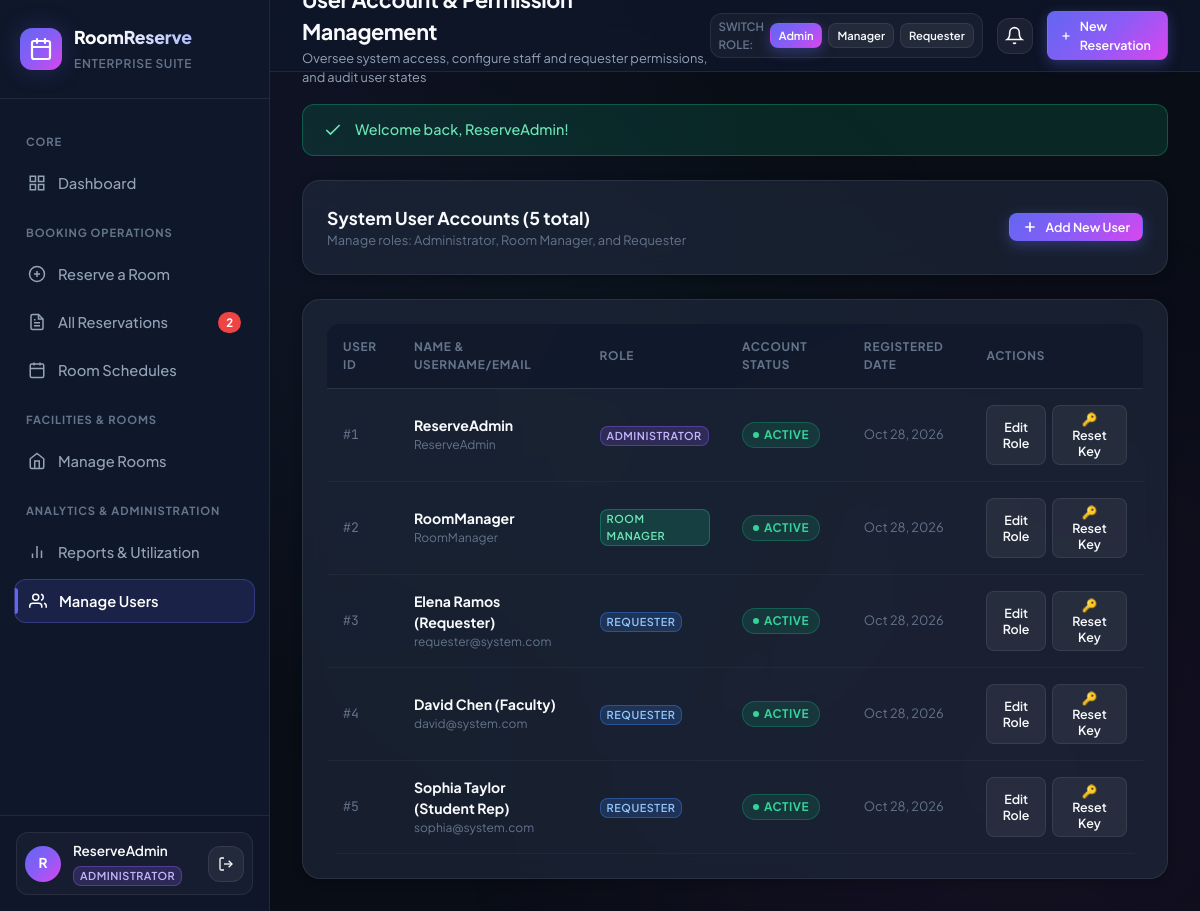
/users.php (signed in), run on the app's committed database.
### tables this page shows
CREATE TABLE `users` (
  `user_id` INT AUTO_INCREMENT PRIMARY KEY,
  `full_name` VARCHAR(100) NOT NULL,
  `email` VARCHAR(150) NOT NULL UNIQUE,
  `password_hash` VARCHAR(255) NOT NULL,
  `role` ENUM('Administrator', 'Room Manager', 'Requester') NOT NULL DEFAULT 'Requester',
  `account_status` ENUM('Active', 'Inactive') NOT NULL DEFAULT 'Active',
  `created_at` TIMESTAMP DEFAULT CURRENT_TIMESTAMP
);

### includes/auth.php (called while the page is built, shortened)
<?php
require_once __DIR__ . '/../config/db.php';
function isLoggedIn() {
    return isset($_SESSION['user_id']) && !empty($_SESSION['user_id']);
}
function currentUser() {
    return [
        'user_id' => $_SESSION['user_id'],
        'full_name' => $_SESSION['full_name'],
        'email' => $_SESSION['email'],
        'role' => $_SESSION['role'],
        'account_status' => $_SESSION['account_status'] ?? 'Active'
    ];
}

### config/db.php (called while the page is built, shortened)
<?php
function formatDate($dateStr) {
    return date('M d, Y', strtotime($dateStr));
}

### users.php (the view, shortened to what this page needs)
<?php
require_once __DIR__ . '/config/db.php';
require_once __DIR__ . '/includes/auth.php';
$pdo = getDB();
$users = $pdo->query("SELECT * FROM users ORDER BY created_at DESC")->fetchAll();
include __DIR__ . '/includes/header.php';
?>
<div class="card" style="margin-bottom: 24px;">
    <div style="display:flex; justify-content:space-between; align-items:center; flex-wrap:wrap; gap:16px;">
        <div>
            <div style="font-size:1.1rem; font-weight:700;">System User Accounts (<?= count($users) ?> total)</div>
            <div style="font-size:0.8rem; color:var(--text-muted);">Manage roles: Administrator, Room Manager, and Requester</div>
        </div>
        <button class="btn btn-primary btn-sm" onclick="openAddUserModal()">
            <svg width="16" height="16" viewBox="0 0 24 24" fill="none" stroke="currentColor" stroke-width="2.5"><line x1="12" y1="5" x2="12" y2="19"></line><line x1="5" y1="12" x2="19" y2="12"></line></svg>
            Add New User
        </button>
    </div>
</div>
<div class="card">
    <div class="table-responsive">
        <table class="data-table">
            <thead>
                <tr>
                    <th>User ID</th>
                    <th>Name & Username/Email</th>
                    <th>Role</th>
                    <th>Account Status</th>
                    <th>Registered Date</th>
                    <th>Actions</th>
                </tr>
            </thead>
            <tbody>
                <?php foreach ($users as $u): ?>
                    <tr>
                        <td style="font-family:var(--font-mono); font-size:0.82rem; color:var(--text-muted);">#<?= $u['user_id'] ?></td>
                        <td>
                            <div style="font-weight:700; color:var(--text-primary);"><?= htmlspecialchars($u['full_name']) ?></div>
                            <div style="font-size:0.75rem; color:var(--text-muted);"><?= htmlspecialchars($u['email']) ?></div>
                        </td>
                        <td>
                            <span class="user-role-badge role-<?= str_replace(' ', '', $u['role']) ?>">
                                <?= $u['role'] ?>
                            </span>
                        </td>
                        <td>
                            <span class="badge <?= $u['account_status'] === 'Active' ? 'badge-success' : 'badge-danger' ?>">
                                <span class="badge-dot"></span> <?= $u['account_status'] ?>
                            </span>
                        </td>
                        <td style="font-size:0.8rem; color:var(--text-muted);"><?= formatDate($u['created_at']) ?></td>
                        <td>
                            <div style="display:flex; gap:6px;">
                                <button class="btn btn-secondary btn-sm" onclick='openEditUserModal(<?= json_encode($u) ?>)'>
                                    Edit Role
                                </button>
                                <button class="btn btn-secondary btn-sm" onclick="openResetPasswordModal(<?= $u['user_id'] ?>, '<?= htmlspecialchars(addslashes($u['full_name'])) ?>')">
                                    🔑 Reset Key
                                </button>
                            </div>
                        </td>
                    </tr>
                <?php endforeach; ?>
            </tbody>
        </table>
    </div>
</div>
<?php include __DIR__ . '/includes/footer.php'; ?>

### includes/sidebar.php (shortened to what this page needs)
<?php
require_once __DIR__ . '/auth.php';
$currentUser = currentUser();
$currentPage = basename($_SERVER['PHP_SELF']);
$pdo = getDB();
$pendingCount = 0;
if ($currentUser['role'] === 'Administrator') {
    $pStmt = $pdo->query("SELECT COUNT(*) FROM reservations WHERE status = 'Pending'");
    $pendingCount = (int)$pStmt->fetchColumn();
}
?>
<aside class="app-sidebar">
    <div class="sidebar-header">
        <div class="brand-icon">
        </div>
        <div class="brand-text">
            <h2>RoomReserve</h2>
            <span>Enterprise Suite</span>
        </div>
    </div>
    <nav class="sidebar-nav">
        <div class="nav-section-title">Core</div>
        <a href="dashboard.php" class="nav-item <?= $currentPage === 'dashboard.php' ? 'active' : '' ?>">
            <svg width="18" height="18" viewBox="0 0 24 24" fill="none" stroke="currentColor" stroke-width="2"><rect x="3" y="3" width="7" height="7"></rect><rect x="14" y="3" width="7" height="7"></rect><rect x="14" y="14" width="7" height="7"></rect><rect x="3" y="14" width="7" height="7"></rect></svg>
            Dashboard
        </a>
        <div class="nav-section-title">Booking Operations</div>
        <a href="reserve.php" class="nav-item <?= $currentPage === 'reserve.php' ? 'active' : '' ?>">
            <svg width="18" height="18" viewBox="0 0 24 24" fill="none" stroke="currentColor" stroke-width="2"><circle cx="12" cy="12" r="10"></circle><line x1="12" y1="8" x2="12" y2="16"></line><line x1="8" y1="12" x2="16" y2="12"></line></svg>
            Reserve a Room
        </a>
        <a href="reservations.php" class="nav-item <?= $currentPage === 'reservations.php' ? 'active' : '' ?>">
            <?= $currentUser['role'] === 'Requester' ? 'My Bookings' : 'All Reservations' ?>
            <?php if ($pendingCount > 0 && $currentUser['role'] === 'Administrator'): ?>
                <span class="badge-count" title="<?= $pendingCount ?> pending approval"><?= $pendingCount ?></span>
            <?php endif; ?>
        </a>
        <a href="schedule.php" class="nav-item <?= $currentPage === 'schedule.php' ? 'active' : '' ?>">
            <svg width="18" height="18" viewBox="0 0 24 24" fill="none" stroke="currentColor" stroke-width="2"><rect x="3" y="4" width="18" height="18" rx="2" ry="2"></rect><line x1="16" y1="2" x2="16" y2="6"></line><line x1="8" y1="2" x2="8" y2="6"></line><line x1="3" y1="10" x2="21" y2="10"></line></svg>
            Room Schedules
        </a>
        <div class="nav-section-title">Facilities & Rooms</div>
        <a href="rooms.php" class="nav-item <?= $currentPage === 'rooms.php' ? 'active' : '' ?>">
            <svg width="18" height="18" viewBox="0 0 24 24" fill="none" stroke="currentColor" stroke-width="2"><path d="M3 9l9-7 9 7v11a2 2 0 0 1-2 2H5a2 2 0 0 1-2-2z"></path><polyline points="9 22 9 12 15 12 15 22"></polyline></svg>
            <?= in_array($currentUser['role'], ['Administrator', 'Room Manager']) ? 'Manage Rooms' : 'Browse Rooms' ?>
        </a>
        <?php if (in_array($currentUser['role'], ['Administrator', 'Room Manager'])): ?>
            <div class="nav-section-title">Analytics & Administration</div>
            <a href="reports.php" class="nav-item <?= $currentPage === 'reports.php' ? 'active' : '' ?>">
                <svg width="18" height="18" viewBox="0 0 24 24" fill="none" stroke="currentColor" stroke-width="2"><line x1="18" y1="20" x2="18" y2="10"></line><line x1="12" y1="20" x2="12" y2="4"></line><line x1="6" y1="20" x2="6" y2="14"></line></svg>
                Reports & Utilization
            </a>
        <?php endif; ?>
        <?php if ($currentUser['role'] === 'Administrator'): ?>
            <a href="users.php" class="nav-item <?= $currentPage === 'users.php' ? 'active' : '' ?>">
                <svg width="18" height="18" viewBox="0 0 24 24" fill="none" stroke="currentColor" stroke-width="2"><path d="M17 21v-2a4 4 0 0 0-4-4H5a4 4 0 0 0-4 4v2"></path><circle cx="9" cy="7" r="4"></circle><path d="M23 21v-2a4 4 0 0 0-3-3.87"></path><path d="M16 3.13a4 4 0 0 1 0 7.75"></path></svg>
                Manage Users
            </a>
        <?php endif; ?>
    </nav>
    <div class="sidebar-footer">
        <div class="user-profile-badge">
            <div class="user-avatar">
                <?= strtoupper(substr($currentUser['full_name'], 0, 1)) ?>
            </div>
            <div class="user-info">
                <div class="user-name"><?= htmlspecialchars($currentUser['full_name']) ?></div>
                <span class="user-role-badge role-<?= str_replace(' ', '', $currentUser['role']) ?>">
                    <?= htmlspecialchars($currentUser['role']) ?>
                </span>
            </div>
            <a href="logout.php" class="btn btn-secondary btn-icon btn-sm" title="Sign Out">
                <svg width="16" height="16" viewBox="0 0 24 24" fill="none" stroke="currentColor" stroke-width="2"><path d="M9 21H5a2 2 0 0 1-2-2V5a2 2 0 0 1 2-2h4"></path><polyline points="16 17 21 12 16 7"></polyline><line x1="21" y1="12" x2="9" y2="12"></line></svg>
            </a>
        </div>
    </div>
</aside>

### data on the page
users: full_name "R", full_name "ReserveAdmin", role "ADMINISTRATOR", user_id "1", email "ReserveAdmin", account_status "ACTIVE", created_at "Oct 28, 2026"
users: user_id "2", full_name "RoomManager", email "RoomManager", role "ROOM MANAGER", account_status "ACTIVE", created_at "Oct 28, 2026"
users: user_id "3", full_name "Elena Ramos (Requester)", email "requester@system.com", role "REQUESTER", account_status "ACTIVE", created_at "Oct 28, 2026"
users: user_id "4", full_name "David Chen (Faculty)", email "david@system.com", role "REQUESTER", account_status "ACTIVE", created_at "Oct 28, 2026"
users: user_id "5", full_name "Sophia Taylor (Student Rep)", email "sophia@system.com", role "REQUESTER", account_status "ACTIVE", created_at "Oct 28, 2026"

### other printed values
$pendingCount "2"
$pageSubtitle "Oversee system access, configure staff and requester permissions, and audit user states"
$flashSuccess "Welcome back, ReserveAdmin!"
count($users) "5"
